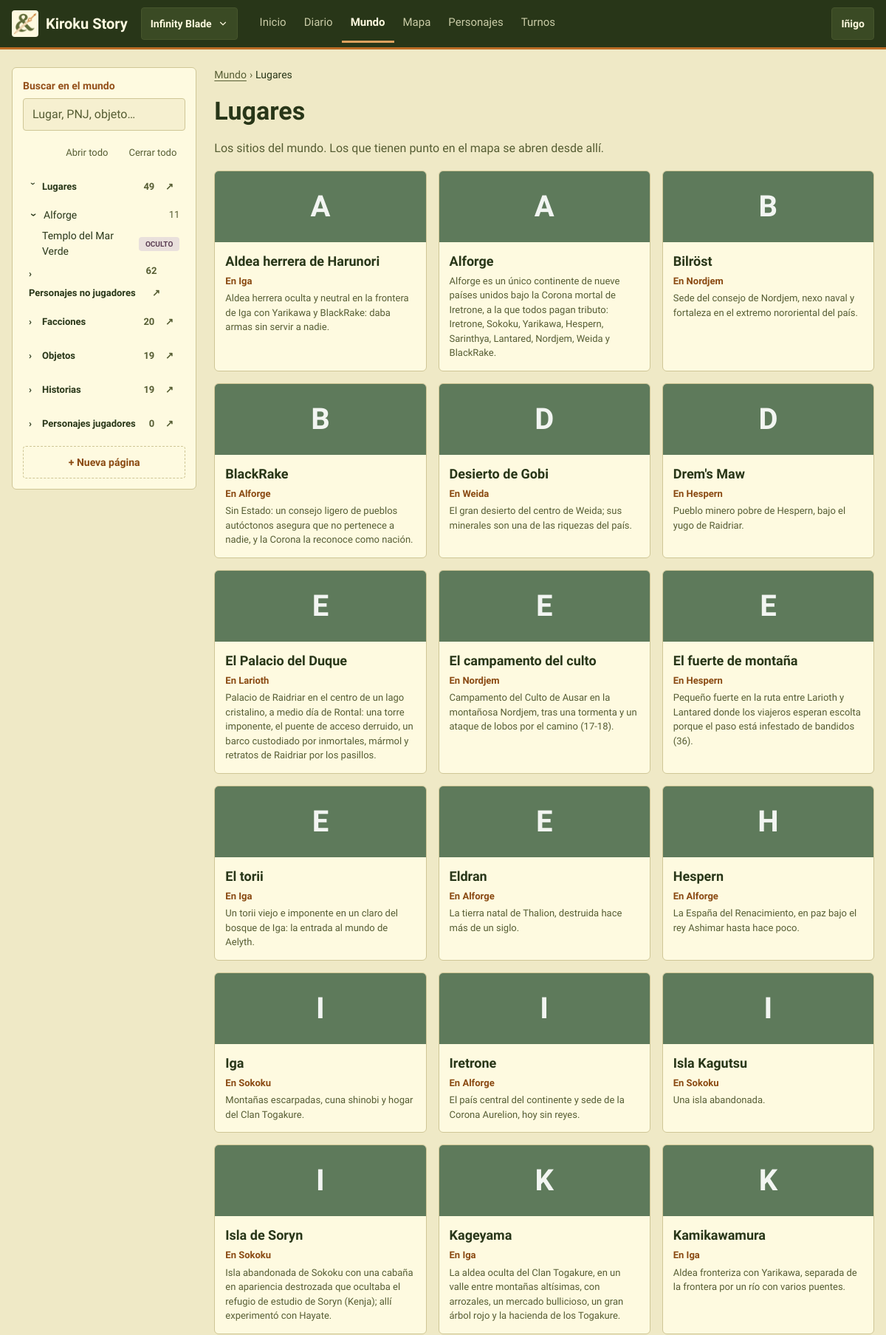
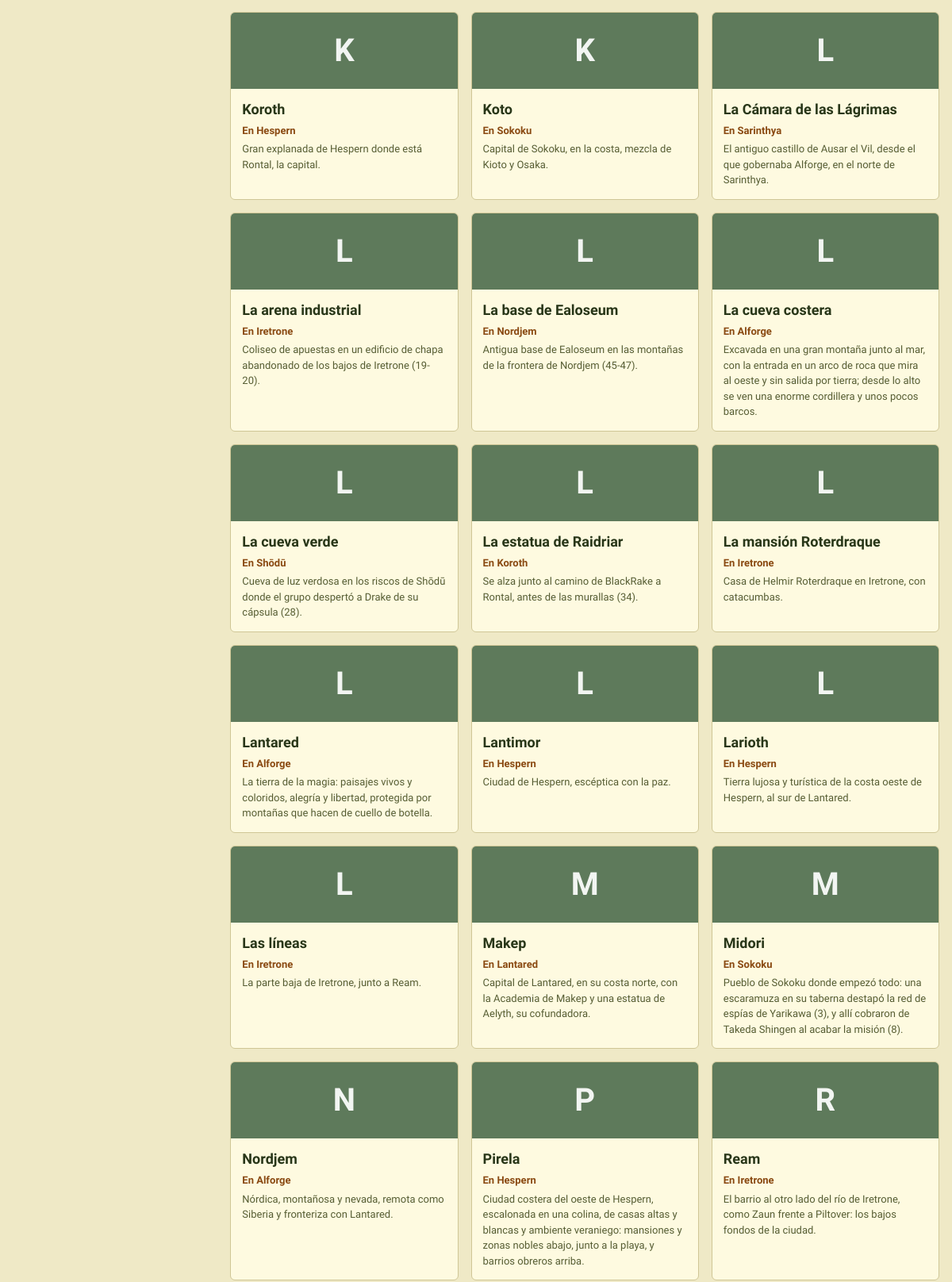
Page /c/4/mundo/?cat=lugar (signed in, upper part) on the committed database (2 pictures, top to bottom).
### CampaignManager/models.py (models this page shows, shortened)
class Campaign(models.Model):
    class Ruleset(models.TextChoices):
        AEGIS = rules.AEGIS, "Aegis"
        SRD = rules.SRD, "SRD 5.2.1"
    class Status(models.TextChoices):
        ACTIVA = "activa", "Activa"
        PAUSADA = "pausada", "Pausada"
        TERMINADA = "terminada", "Terminada"
    name = models.CharField(max_length=100)
    description = models.TextField(blank=True)
    start_date = models.DateField()
    status = models.CharField(max_length=10, choices=Status.choices, default=Status.ACTIVA)
    ruleset = models.CharField(max_length=10, choices=Ruleset.choices, default=Ruleset.AEGIS,
                               help_text="The rules the campaign plays with (see rules.py)")
    cover = models.ImageField(upload_to="portadas/", blank=True)
    notice = models.TextField(blank=True, help_text="«Aviso del máster» on the home page")
    world_day = models.CharField(max_length=100, blank=True, help_text="Day in the world, e.g. «3 de Brumario»")
    world_year = models.CharField(max_length=100, blank=True)
    masters = models.ManyToManyField(User, related_name="dm_campaigns")
    players = models.ManyToManyField(User, related_name="player_campaigns", blank=True)
    class Meta:
        ordering = ["name"]
        indexes = [models.Index(fields=["status"])]
    def _role(self, user):
        if not user.is_authenticated:
            return None
        cache = self.__dict__.setdefault("_roles", {})
        if user.pk not in cache:
            if self.masters.filter(pk=user.pk).exists():
                cache[user.pk] = "master"
            elif self.players.filter(pk=user.pk).exists():
                cache[user.pk] = "player"
            else:
                cache[user.pk] = None
        return cache[user.pk]
    def is_master(self, user):
        return self._role(user) == "master"
    def is_member(self, user):
        return self._role(user) is not None
    @property
    def is_aegis(self):
        return self.ruleset == self.Ruleset.AEGIS
    @property
    def party(self):
        return self.characters.filter(is_npc=False, status=Character.Status.APROBADO)

class User(AbstractUser):
    class SheetView(models.TextChoices):
        WEB = "web", "Vista web"
        FICHA = "ficha", "Vista ficha"
    sheet_view = models.CharField(max_length=5, choices=SheetView.choices, default=SheetView.WEB)

### CampaignManager/campaign_models.py (models this page shows, shortened)
class Page(models.Model):
    class Category(models.TextChoices):
        LUGAR = "lugar", "Lugar"
        PNJ = "pnj", "PNJ"
        FACCION = "faccion", "Facción"
        OBJETO = "objeto", "Objeto"
        HISTORIA = "historia", "Historia"
    PARENT_CATEGORIES = (Category.LUGAR, Category.FACCION)
    campaign = models.ForeignKey(Campaign, on_delete=models.CASCADE, related_name="pages")
    title = models.CharField(max_length=200)
    slug = models.SlugField(max_length=220, blank=True)
    category = models.CharField(max_length=10, choices=Category.choices, default=Category.LUGAR)
    parent = models.ForeignKey(
        "self", on_delete=models.SET_NULL, null=True, blank=True, related_name="children",
        limit_choices_to={"category__in": PARENT_CATEGORIES},
        help_text="Only a place or a faction",
    )
    summary = models.TextField(blank=True)
    body = models.TextField(blank=True, help_text="[[Name]] links to another page")
    secret = models.TextField(blank=True, help_text="Only masters see it")
    image = models.ImageField(upload_to="mundo/", blank=True)
    revealed = models.BooleanField(default=False, help_text="Pages that are not revealed do not exist for players")
    location = models.OneToOneField(
        "MapLocation", on_delete=models.SET_NULL, null=True, blank=True, related_name="page",
        help_text="Only for places: the map location of this page",
    )
    objects = PageQuerySet.as_manager()
    class Meta:
        ordering = ["campaign", "title"]
        constraints = [models.UniqueConstraint(fields=["campaign", "slug"], name="unique_page_slug")]
        indexes = [models.Index(fields=["campaign", "category", "revealed"])]

### CampaignManager/views_world.py (the view)
class WorldIndexView(WorldMixin, TemplateView):
    template_name = "world_index.html"
    def get_context_data(self, **kwargs):
        context = super().get_context_data(**kwargs)
        category = self.request.GET.get("cat", "lugar")
        if category not in CATEGORY_INFO:
            category = "lugar"
        pages = Page.objects.visible_for(self.request.user, self.campaign).select_related("parent")
        if category == "pj":
            cards = [{"character": c} for c in self.campaign.party.select_related("race", "char_class")]
        else:
            cards = [{"page": p, "summary": p.summary or first_sentence(p.body) or "Página vacía."}
                     for p in pages.filter(category=category).order_by("title")]
        label, intro = CATEGORY_INFO[category]
        context.update(self.sidebar(category=category), category=category, category_label=label, category_intro=intro,
                       cards=cards)
        return context

### CampaignManager/templates/world_index.html (shortened to what this page needs)
{% extends "world_base.html" %}
{% load i18n mesa %}
{% block world %}
<nav class="migas" aria-label="{% translate 'Ruta' %}"><a href="{% url 'world' campaign.pk %}">{% translate "Mundo" %}</a><span aria-hidden="true">›</span><span style="color:var(--text)">{% translate category_label %}</span></nav>
<h1>{% translate category_label %}</h1>
<p class="atenuado">{% translate category_intro %}</p>
<div class="rejilla" style="grid-template-columns:repeat(auto-fill,minmax(min(240px,100%),1fr))">
    {% for card in cards %}
    {% if card.character %}
    <a class="tarjeta sin-relleno tarjeta-enlace" href="{% url 'sheet' campaign.pk card.character.pk %}">
        <span class="ficha-pagina" style="background:{{ card.character|avatar_color }}">{% if card.character.portrait %}<img src="{{ card.character.portrait.url }}" alt="">{% else %}{{ card.character.name|initial }}{% endif %}</span>
        <span class="pila-s" style="padding:12px 14px 14px;gap:4px"><b style="font-size:18px">{{ card.character.name }}</b><span class="pequeno atenuado">{{ card.character.race }} · {{ card.character.char_class }}</span></span>
    </a>
    {% else %}
    <a class="tarjeta sin-relleno tarjeta-enlace" href="{% url 'world_page' campaign.pk card.page.slug %}">
        <span class="ficha-pagina cat-{{ card.page.category }}">{% if card.page.image %}<img src="{{ card.page.image.url }}" alt="">{% else %}{{ card.page.title|initial }}{% endif %}</span>
        <span class="pila-s" style="padding:12px 14px 14px;gap:4px">
            <span class="fila-s" style="justify-content:space-between"><b style="font-size:18px">{{ card.page.title }}</b></span>
            {% if card.page.parent %}<span class="pequeno" style="color:var(--link);font-weight:700">{% translate "En" %} {{ card.page.parent.title }}</span>{% endif %}
            <span class="pequeno atenuado">{{ card.summary|plain }}</span>
        </span>
    </a>
    {% endif %}
    {% empty %}<p class="atenuado">{% translate "Todavía no hay nada en esta categoría." %}</p>{% endfor %}
</div>
{% endblock %}

### CampaignManager/templates/base.html (shortened to what this page needs)
{% load static i18n mesa %}<!DOCTYPE html>
{% get_current_language as LANGUAGE_CODE %}
<html lang="{{ LANGUAGE_CODE }}">
<head>
    <link rel="stylesheet" href="{% asset 'css/mesa.css' %}">
</head>
<body>
<header class="cabecera">
    <div class="cabecera-inner">
        <a class="marca" href="{% url 'start' %}">
            <img src="{% asset 'img/logo-small.png' %}" alt="" width="36" height="36">
            <span>Kiroku Story</span>
        </a>
        {% if user.is_authenticated and nav_campaigns %}
        <details class="desplegable">
            <summary aria-label="{% translate 'Cambiar de campaña' %}">{% if nav_campaign %}{{ nav_campaign.name }}{% else %}{% translate "Tus campañas" %}{% endif %}
                <svg width="14" height="14" viewBox="0 0 24 24" fill="none" stroke="currentColor" stroke-width="2" stroke-linecap="round" aria-hidden="true"><path d="M6 9l6 6 6-6"></path></svg></summary>
        </details>
        {% endif %}
        {% if nav_items %}
        <nav id="nav-secciones" class="nav" aria-label="{% translate 'Secciones de la campaña' %}">
            {% for item in nav_items %}
            <a href="{{ item.url }}" {% if item.current %}aria-current="page"{% endif %}>{{ item.label }}{% if item.badge %} <span class="insignia">{{ item.badge }}</span>{% endif %}</a>
            {% endfor %}
        </nav>
        {% else %}
        <span style="margin-right:auto"></span>
        {% endif %}
        {% if user.is_authenticated %}
        <details class="desplegable">
            <summary>{{ user.get_short_name|default:user.username }}</summary>
        </details>
        {% endif %}
    </div>
</header>
<main id="principal" class="contenido">
    {% block content %}{% endblock %}
</main>
                    {% get_available_languages as LANGUAGES %}
</body>
</html>

### CampaignManager/templates/partials/world_tree.html (shortened to what this page needs)
{% load i18n %}<ul class="lista-limpia rama-lista">
    {% for node in nodes %}
    {% if node.children %}
    <li>
        <details class="rama" {% if node.here %}open data-aqui{% endif %}
                 data-recordar="mundo-{{ campaign.pk }}-{% if node.header %}{{ key }}-{{ node.header.pk }}{% else %}{{ node.page.pk }}{% endif %}">
            <summary>
                <span class="flecha" aria-hidden="true">›</span>
                {% if node.header %}<span class="rama-titulo grupo">{{ node.header.title }}</span>
                {% else %}<a class="rama-titulo" href="{% url 'world_page' campaign.pk node.page.slug %}" {% if current_page and current_page.pk == node.page.pk %}aria-current="page"{% endif %}>
                    <span>{{ node.page.title }}</span>{% if not node.page.revealed %}<span class="pastilla p-morado" style="font-size:10px">{% translate "OCULTO" %}</span>{% endif %}</a>{% endif %}
                <span class="atenuado pequeno">{{ node.count }}</span>
            </summary>
        </details>
    </li>
    {% else %}
    <li><a href="{% url 'world_page' campaign.pk node.page.slug %}" {% if current_page and current_page.pk == node.page.pk %}aria-current="page"{% endif %}>
        <span>{{ node.page.title }}</span>{% if not node.page.revealed %}<span class="pastilla p-morado" style="font-size:10px">{% translate "OCULTO" %}</span>{% endif %}</a></li>
    {% endif %}
    {% endfor %}
</ul>

### rows in the picture
Campaign: name "Infinity Blade"
User: get_short_name "Iñigo"
Page: page "Alforge", count "11", page|initial "A", summary|plain "Alforge es un único continente de nueve países unidos bajo la Corona mortal de Iretrone, a la que todos pagan tributo: Iretrone, Sokoku, Yarikawa, Hespern, Sarinthya, Lantared, Nordjem, Weida y BlackRake."
Page: page "Templo del Mar Verde"
Page: page|initial "A", page "Aldea herrera de Harunori", page.parent "Iga", summary|plain "Aldea herrera oculta y neutral en la frontera de Iga con Yarikawa y BlackRake: daba armas sin servir a nadie."
Page: page|initial "B", page "Bilröst", page.parent "Nordjem", summary|plain "Sede del consejo de Nordjem, nexo naval y fortaleza en el extremo nororiental del país."
Page: page|initial "B", page "BlackRake", page.parent "Alforge", summary|plain "Sin Estado: un consejo ligero de pueblos autóctonos asegura que no pertenece a nadie, y la Corona la reconoce como nación."
Page: page|initial "D", page "Desierto de Gobi", page.parent "Weida", summary|plain "El gran desierto del centro de Weida; sus minerales son una de las riquezas del país."
Page: page|initial "D", page "Drem's Maw", page.parent "Hespern", summary|plain "Pueblo minero pobre de Hespern, bajo el yugo de Raidriar."
Page: page|initial "E", page "El Palacio del Duque", page.parent "Larioth", summary|plain "Palacio de Raidriar en el centro de un lago cristalino, a medio día de Rontal: una torre imponente, el puente de acceso derruido, un barco custodiado por inmortales, mármol y retratos de Raidriar por los pasillos."
Page: page|initial "E", page "El campamento del culto", page.parent "Nordjem", summary|plain "Campamento del Culto de Ausar en la montañosa Nordjem, tras una tormenta y un ataque de lobos por el camino (17-18)."
Page: page|initial "E", page "El fuerte de montaña", page.parent "Hespern", summary|plain "Pequeño fuerte en la ruta entre Larioth y Lantared donde los viajeros esperan escolta porque el paso está infestado de bandidos (36)."
Page: page|initial "E", page "El torii", page.parent "Iga", summary|plain "Un torii viejo e imponente en un claro del bosque de Iga: la entrada al mundo de Aelyth."
Page: page|initial "E", page "Eldran", page.parent "Alforge", summary|plain "La tierra natal de Thalion, destruida hace más de un siglo."
Page: page|initial "H", page "Hespern", page.parent "Alforge", summary|plain "La España del Renacimiento, en paz bajo el rey Ashimar hasta hace poco."
Page: page|initial "I", page "Iga", page.parent "Sokoku", summary|plain "Montañas escarpadas, cuna shinobi y hogar del Clan Togakure."
Page: page|initial "I", page "Iretrone", page.parent "Alforge", summary|plain "El país central del continente y sede de la Corona Aurelion, hoy sin reyes."
Page: page|initial "I", page "Isla Kagutsu", page.parent "Sokoku", summary|plain "Una isla abandonada."
Page: page|initial "I", page "Isla de Soryn", page.parent "Sokoku", summary|plain "Isla abandonada de Sokoku con una cabaña en apariencia destrozada que ocultaba el refugio de estudio de Soryn (Kenja); allí experimentó con Hayate."
Page: page|initial "K", page "Kageyama", page.parent "Iga", summary|plain "La aldea oculta del Clan Togakure, en un valle entre montañas altísimas, con arrozales, un mercado bullicioso, un gran árbol rojo y la hacienda de los Togakure."
Page: page|initial "K", page "Kamikawamura", page.parent "Iga", summary|plain "Aldea fronteriza con Yarikawa, separada de la frontera por un río con varios puentes."
Page: page|initial "K", page "Koroth", page.parent "Hespern", summary|plain "Gran explanada de Hespern donde está Rontal, la capital."
Page: page|initial "K", page "Koto", page.parent "Sokoku", summary|plain "Capital de Sokoku, en la costa, mezcla de Kioto y Osaka."
Page: page|initial "L", page "La Cámara de las Lágrimas", page.parent "Sarinthya", summary|plain "El antiguo castillo de Ausar el Vil, desde el que gobernaba Alforge, en el norte de Sarinthya."
Page: page|initial "L", page "La arena industrial", page.parent "Iretrone", summary|plain "Coliseo de apuestas en un edificio de chapa abandonado de los bajos de Iretrone (19-20)."
Page: page|initial "L", page "La base de Ealoseum", page.parent "Nordjem", summary|plain "Antigua base de Ealoseum en las montañas de la frontera de Nordjem (45-47)."
Page: page|initial "L", page "La cueva costera", page.parent "Alforge", summary|plain "Excavada en una gran montaña junto al mar, con la entrada en un arco de roca que mira al oeste y sin salida por tierra; desde lo alto se ven una enorme cordillera y unos pocos barcos."
Page: page|initial "L", page "La cueva verde", page.parent "Shōdū", summary|plain "Cueva de luz verdosa en los riscos de Shōdū donde el grupo despertó a Drake de su cápsula (28)."
Page: page|initial "L", page "La estatua de Raidriar", page.parent "Koroth", summary|plain "Se alza junto al camino de BlackRake a Rontal, antes de las murallas (34)."
Page: page|initial "L", page "La mansión Roterdraque", page.parent "Iretrone", summary|plain "Casa de Helmir Roterdraque en Iretrone, con catacumbas."
Page: page|initial "L", page "Lantared", page.parent "Alforge", summary|plain "La tierra de la magia: paisajes vivos y coloridos, alegría y libertad, protegida por montañas que hacen de cuello de botella."
Page: page|initial "L", page "Lantimor", page.parent "Hespern", summary|plain "Ciudad de Hespern, escéptica con la paz."
Page: page|initial "L", page "Larioth", page.parent "Hespern", summary|plain "Tierra lujosa y turística de la costa oeste de Hespern, al sur de Lantared."
Page: page|initial "L", page "Las líneas", page.parent "Iretrone", summary|plain "La parte baja de Iretrone, junto a Ream."
Page: page|initial "M", page "Makep", page.parent "Lantared", summary|plain "Capital de Lantared, en su costa norte, con la Academia de Makep y una estatua de Aelyth, su cofundadora."
Page: page|initial "M", page "Midori", page.parent "Sokoku", summary|plain "Pueblo de Sokoku donde empezó todo: una escaramuza en su taberna destapó la red de espías de Yarikawa (3), y allí cobraron de Takeda Shingen al acabar la misión (8)."
Page: page|initial "N", page "Nordjem", page.parent "Alforge", summary|plain "Nórdica, montañosa y nevada, remota como Siberia y fronteriza con Lantared."
Page: page|initial "P", page "Pirela", page.parent "Hespern", summary|plain "Ciudad costera del oeste de Hespern, escalonada en una colina, de casas altas y blancas y ambiente veraniego: mansiones y zonas nobles abajo, junto a la playa, y barrios obreros arriba."
Page: page|initial "R", page "Ream", page.parent "Iretrone", summary|plain "El barrio al otro lado del río de Iretrone, como Zaun frente a Piltover: los bajos fondos de la ciudad."

### other values in the picture
{{ item.label }} "Inicio" "Diario" "Mundo" "Mapa" "Personajes" "Turnos"
{{ group.count }} "49" "62" "20" "19" "19" "0"
